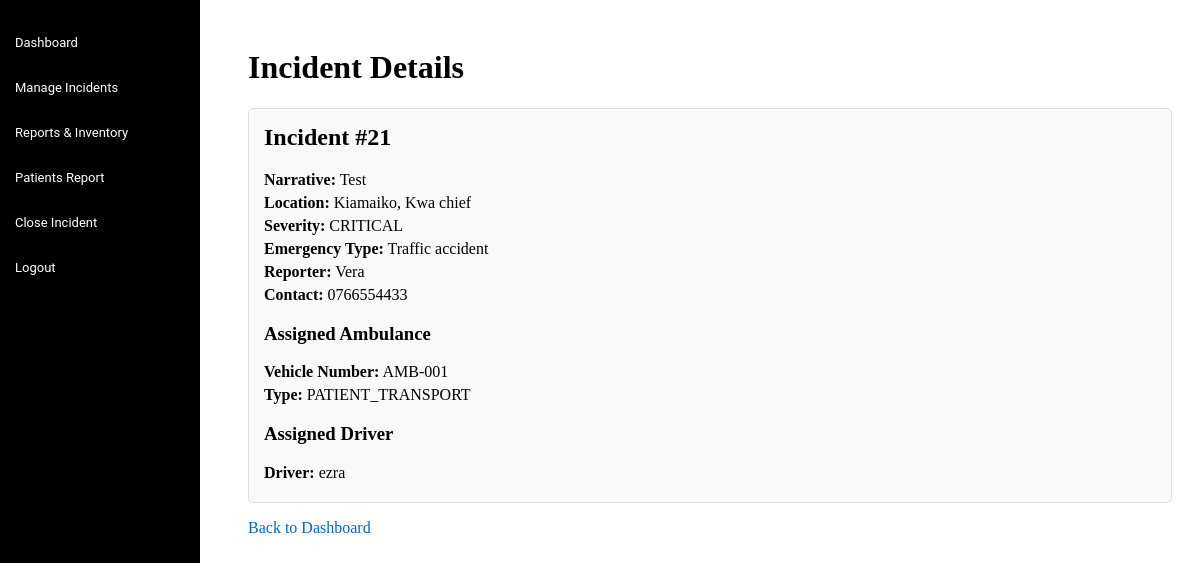
Page /paramedic/incident_details.php?dispatch_id=5 (signed in) on the committed database.
### tables this page shows
CREATE TABLE `incidents` (
  `id` int(11) NOT NULL,
  `narrative` text NOT NULL,
  `location` varchar(255) NOT NULL,
  `severity` enum('LOW','MEDIUM','HIGH','CRITICAL') NOT NULL,
  `type` varchar(100) NOT NULL,
  `status` enum('UNVERIFIED','ASSIGNED','CLOSED') DEFAULT NULL,
  `created_at` timestamp NOT NULL DEFAULT current_timestamp(),
  `dispatcher_id` int(11) DEFAULT NULL,
  `reporter_name` varchar(100) DEFAULT NULL,
  `emergency_type` varchar(50) DEFAULT NULL,
  `contact_phone` varchar(20) DEFAULT NULL,
  `ambulance_id` int(11) DEFAULT NULL,
  `submitted_at` datetime DEFAULT current_timestamp(),
  `verified_at` datetime DEFAULT NULL,
  `assigned_at` datetime DEFAULT NULL,
  `closed_at` datetime DEFAULT NULL,
  `assigned_by` varchar(50) DEFAULT NULL
);

CREATE TABLE `ambulances` (
  `id` int(11) NOT NULL,
  `vehicle_number` varchar(20) NOT NULL,
  `type` varchar(50) NOT NULL,
  `status` enum('AVAILABLE','DISPATCHED','MAINTENANCE') DEFAULT 'AVAILABLE',
  `location` varchar(100) DEFAULT NULL,
  `last_updated` timestamp NOT NULL DEFAULT current_timestamp()
);

CREATE TABLE `users` (
  `id` int(11) NOT NULL,
  `username` varchar(50) NOT NULL,
  `password` varchar(255) NOT NULL,
  `role` enum('ADMIN','DISPATCHER','PARAMEDIC','DRIVER') NOT NULL,
  `created_at` timestamp NOT NULL DEFAULT current_timestamp(),
  `email` varchar(100) DEFAULT NULL
);

### paramedic/incident_details.php (the view, shortened to what this page needs)
<?php
include '../includes/db_connect.php';
$dispatch_id = isset($_GET['dispatch_id']) ? (int)$_GET['dispatch_id'] : 0;
$query = "SELECT i.id AS incident_id, i.narrative, i.location, i.severity, i.emergency_type, i.reporter_name, i.contact_phone,
                 a.vehicle_number, a.type AS ambulance_type, u.username AS driver_name
          FROM dispatches d
          JOIN incidents i ON d.incident_id = i.id
          JOIN ambulances a ON d.ambulance_id = a.id
          LEFT JOIN users u ON d.driver_id = u.id
          WHERE d.id = $dispatch_id AND d.paramedic_id = {$_SESSION['user_id']}";
$result = mysqli_query($conn, $query);
$details = mysqli_fetch_assoc($result);
?>
<!DOCTYPE html>
<html lang="en">
<head>
</head>
<body>
    <?php include 'includes/sidebar.php'; ?>
    <div class="content">
        <h1>Incident Details</h1>
        <div class="details">
            <h2>Incident #<?php echo $details['incident_id']; ?></h2>
            <p><strong>Narrative:</strong> <?php echo htmlspecialchars($details['narrative']); ?></p>
            <p><strong>Location:</strong> <?php echo htmlspecialchars($details['location']); ?></p>
            <p><strong>Severity:</strong> <?php echo $details['severity']; ?></p>
            <p><strong>Emergency Type:</strong> <?php echo htmlspecialchars($details['emergency_type'] ?? 'N/A'); ?></p>
            <p><strong>Reporter:</strong> <?php echo htmlspecialchars($details['reporter_name'] ?? 'N/A'); ?></p>
            <p><strong>Contact:</strong> <?php echo htmlspecialchars($details['contact_phone'] ?? 'N/A'); ?></p>
            <h3>Assigned Ambulance</h3>
            <p><strong>Vehicle Number:</strong> <?php echo htmlspecialchars($details['vehicle_number']); ?></p>
            <p><strong>Type:</strong> <?php echo htmlspecialchars($details['ambulance_type']); ?></p>
            <h3>Assigned Driver</h3>
            <p><strong>Driver:</strong> <?php echo htmlspecialchars($details['driver_name'] ?? 'Not Assigned'); ?></p>
        </div>
        <p><a href="dashboard.php">Back to Dashboard</a></p>
    </div>
</body>
</html>

### paramedic/incident_details.php (style rules this page uses)
.content { margin-left: 220px; padding: 20px; }
.details { background-color: #f9f9f9; border: 1px solid #ddd; padding: 15px; border-radius: 5px; }
.details h2 { margin-top: 0; }
.details p { margin: 5px 0; }
a { color: #0066cc; text-decoration: none; }

### paramedic/includes/sidebar.php (style rules this page uses)
.content { margin-left: 220px; padding: 20px; }

### rows in the picture
incidents: id "21", narrative "Test", location "Kiamaiko, Kwa chief", severity "CRITICAL", emergency_type "Traffic accident", reporter_name "Vera", contact_phone "0766554433", ambulance.vehicle_number "AMB-001", ambulance.type "PATIENT_TRANSPORT", users.username "ezra"
